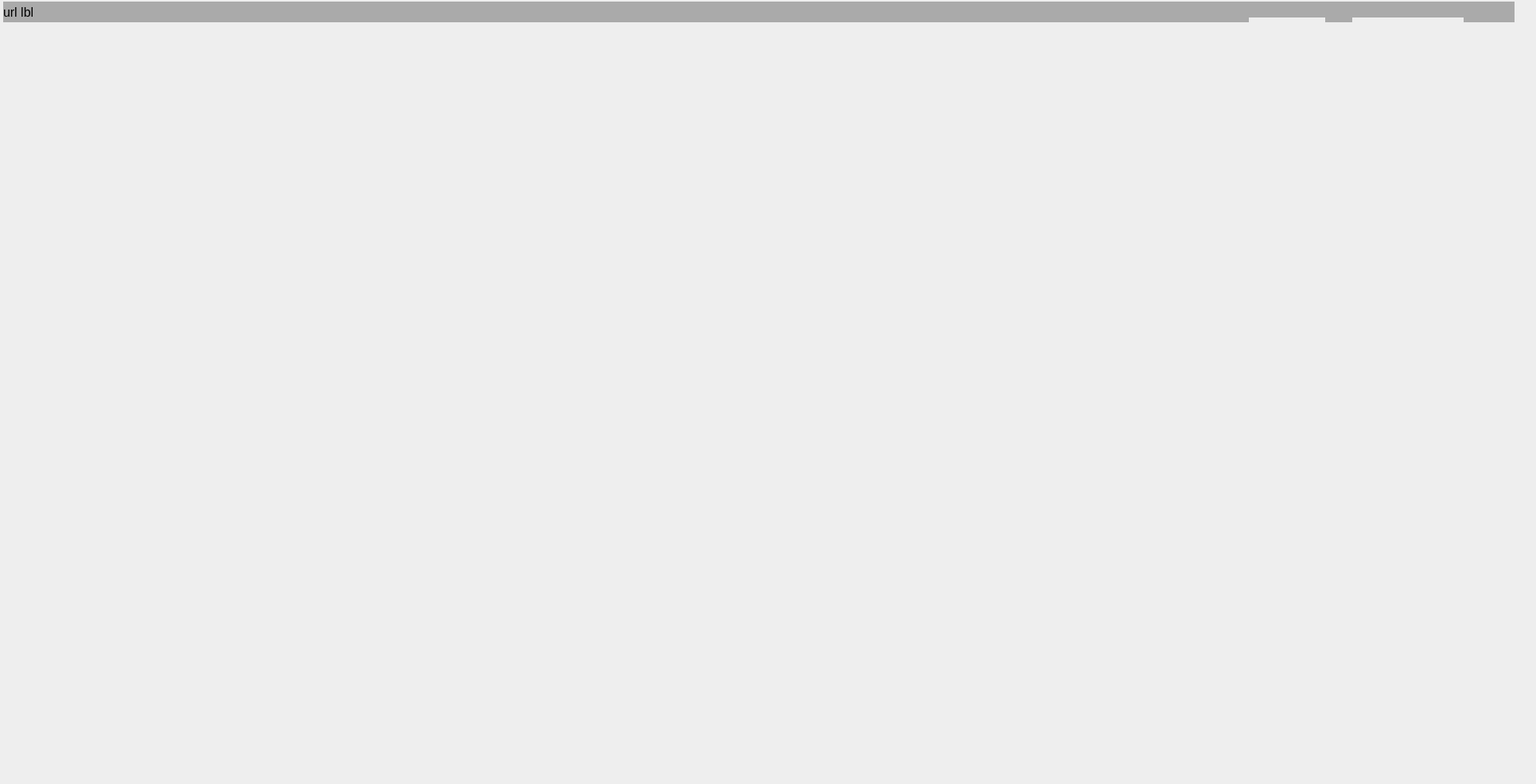
<?xml version="1.0" encoding="UTF-8"?>
<ui version="4.0">
 <class>webengine_frame</class>
 <widget class="QFrame" name="webengine_frame">
  <property name="geometry">
   <rect>
    <x>0</x>
    <y>0</y>
    <width>1931</width>
    <height>986</height>
   </rect>
  </property>
  <property name="styleSheet">
   <string notr="true">background:#EEEEEE</string>
  </property>
  <widget class="QLabel" name="url_lbl">
   <property name="geometry">
    <rect>
     <x>4</x>
     <y>2</y>
     <width>1900</width>
     <height>26</height>
    </rect>
   </property>
   <property name="font">
    <font>
     <pointsize>12</pointsize>
    </font>
   </property>
   <property name="styleSheet">
    <string notr="true">background-color: #AAAAAA</string>
   </property>
   <property name="text">
    <string>url lbl</string>
   </property>
  </widget>
  <widget class="QLabel" name="refill_label">
   <property name="geometry">
    <rect>
     <x>1570</x>
     <y>22</y>
     <width>96</width>
     <height>82</height>
    </rect>
   </property>
   <property name="styleSheet">
    <string notr="true">color:#000000;
</string>
   </property>
   <property name="text">
    <string/>
   </property>
   <property name="pixmap">
    <pixmap>../images/tank_green.png</pixmap>
   </property>
   <property name="scaledContents">
    <bool>true</bool>
   </property>
   <property name="iconSize" stdset="0">
    <size>
     <width>68</width>
     <height>68</height>
    </size>
   </property>
  </widget>
  <widget class="QLabel" name="print_label">
   <property name="geometry">
    <rect>
     <x>1700</x>
     <y>22</y>
     <width>140</width>
     <height>82</height>
    </rect>
   </property>
   <property name="styleSheet">
    <string notr="true">color:#000000;
</string>
   </property>
   <property name="text">
    <string/>
   </property>
   <property name="pixmap">
    <pixmap>../images/barcode_C128.png</pixmap>
   </property>
   <property name="scaledContents">
    <bool>true</bool>
   </property>
   <property name="iconSize" stdset="0">
    <size>
     <width>68</width>
     <height>68</height>
    </size>
   </property>
  </widget>
 </widget>
 <resources/>
 <connections/>
</ui>
